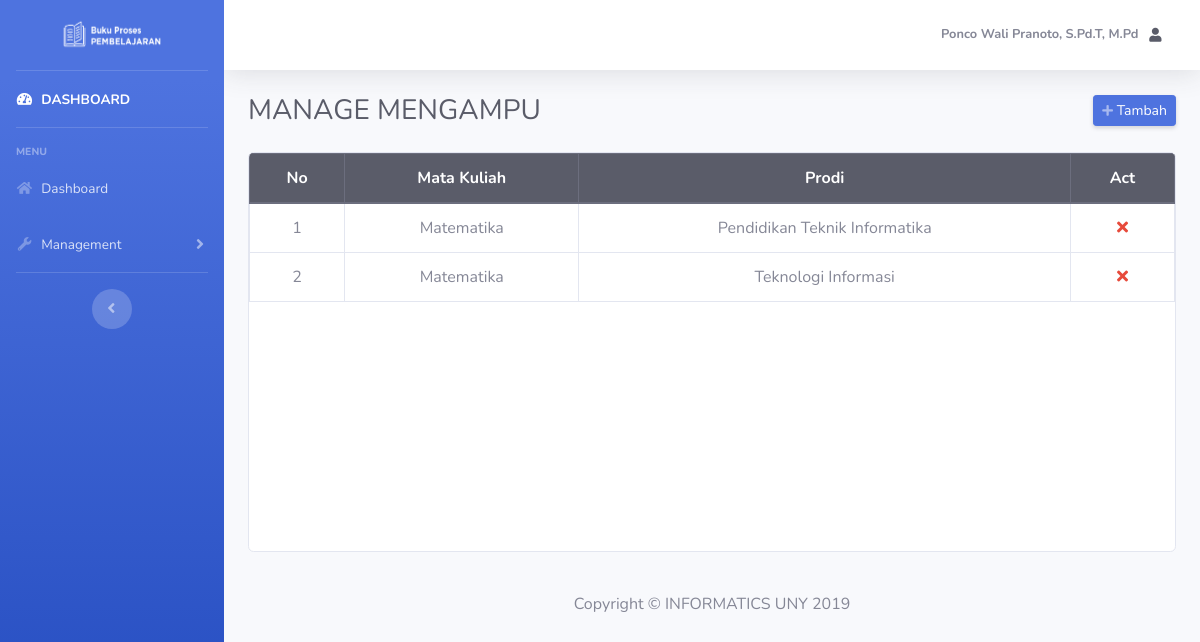
The app's page /dosen/index.php?page=manage_ampu (signed in) with its own data.
### tables this page shows
CREATE TABLE `mengampu` (
  `id` int(6) NOT NULL,
  `id_mk` varchar(6) DEFAULT NULL,
  `nip` varchar(25) DEFAULT NULL
);

CREATE TABLE `matkul` (
  `id` varchar(6) NOT NULL,
  `name` varchar(50) DEFAULT NULL,
  `sks` int(3) DEFAULT NULL,
  `semester` int(2) DEFAULT NULL,
  `jenis` varchar(25) DEFAULT NULL
);

### dosen/manage_ampu.php (the view, shortened to what this page needs)
<table class="table table-hover table-bordered">
    <thead align="center" class="thead-dark">
        <tr>
            <th scope="col">No</th>
            <th scope="col">Mata Kuliah</th>
            <th scope="col">Prodi</th>
            <th scope="col">Act</th>
        </tr>
    </thead>
    <tbody align="center">
        <?php
        $nip = $_SESSION['nip'];
        $sql = "SELECT DISTINCT m.`id` AS `i`, mk.`name` AS `a`, p.`name` AS `b` FROM mengampu AS m
             JOIN matkul AS mk ON m.`id_mk` = mk.`id`
             JOIN dosen AS dsn ON m.`nip` = dsn.`nip`
             LEFT JOIN mengambil AS am ON mk.`id` = am.`id_mk`
             JOIN mahasiswa AS mhs ON am.`nim` = mhs.`nim`
             LEFT JOIN prodi AS p ON mhs.`id_pr` = p.`id`
             WHERE dsn.`nip` = '$nip'";
        $result = $connect->query($sql);
        if ($result->num_rows > 0) {
            $no = 1;
            while ($row = $result->fetch_assoc()) {
                echo "<tr>";
                echo "<td>" . $no . "</td>";
                echo "<td>" . $row['a'] . "</td>";
                echo "<td>" . $row['b'] . "</td>";
                $id = $row['i'];
                echo "<td><a href=\"../backend/process.php?op=deleteAmpuDsn&id=$id\" class=\"text-danger\"><i class=\"fas fa-times\"></i></a></td>";
                echo "</tr>";
                $no++;
            }
        } else {
            echo "<tr>";
            echo "<td colspan=\"9\"> No more data </td>";
            echo "</tr>";
        }
        ?>
    </tbody>
</table>

### records on screen
mengampu: id_mk.name "Matematika", b "Pendidikan Teknik Informatika", b "Teknologi Informasi"

### other values on screen
$name "Ponco Wali Pranoto, S.Pd.T, M.Pd"
$titledash "MANAGE MENGAMPU"
